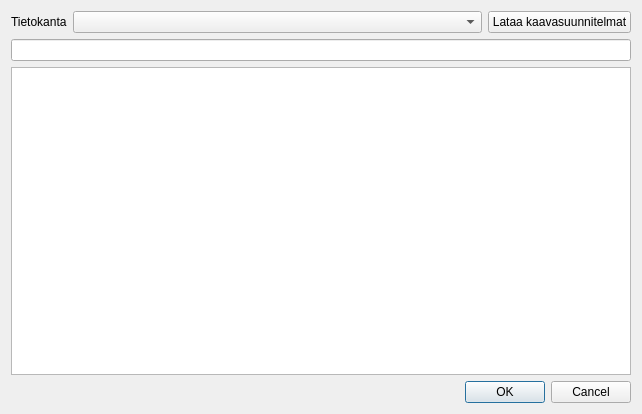
<?xml version="1.0" encoding="UTF-8"?>
<ui version="4.0">
 <class>dialog</class>
 <widget class="QDialog" name="dialog">
  <property name="geometry">
   <rect>
    <x>0</x>
    <y>0</y>
    <width>642</width>
    <height>414</height>
   </rect>
  </property>
  <property name="minimumSize">
   <size>
    <width>440</width>
    <height>360</height>
   </size>
  </property>
  <property name="baseSize">
   <size>
    <width>650</width>
    <height>440</height>
   </size>
  </property>
  <property name="windowTitle">
   <string>Avaa kaavasuunnitelma</string>
  </property>
  <layout class="QVBoxLayout" name="verticalLayout">
   <item>
    <layout class="QHBoxLayout" name="database_layout">
     <item>
      <widget class="QLabel" name="db_label">
       <property name="sizePolicy">
        <sizepolicy hsizetype="Maximum" vsizetype="Preferred">
         <horstretch>0</horstretch>
         <verstretch>0</verstretch>
        </sizepolicy>
       </property>
       <property name="text">
        <string>Tietokanta</string>
       </property>
      </widget>
     </item>
     <item>
      <widget class="QComboBox" name="connections_selection">
       <property name="sizePolicy">
        <sizepolicy hsizetype="Preferred" vsizetype="Fixed">
         <horstretch>0</horstretch>
         <verstretch>0</verstretch>
        </sizepolicy>
       </property>
       <property name="minimumSize">
        <size>
         <width>200</width>
         <height>0</height>
        </size>
       </property>
      </widget>
     </item>
     <item>
      <widget class="QPushButton" name="load_btn">
       <property name="sizePolicy">
        <sizepolicy hsizetype="Maximum" vsizetype="Fixed">
         <horstretch>0</horstretch>
         <verstretch>0</verstretch>
        </sizepolicy>
       </property>
       <property name="text">
        <string>Lataa kaavasuunnitelmat</string>
       </property>
      </widget>
     </item>
    </layout>
   </item>
   <item>
    <widget class="QgsFilterLineEdit" name="search_line_edit">
     <property name="showSearchIcon">
      <bool>true</bool>
     </property>
     <property name="qgisRelation" stdset="0">
      <string notr="true"/>
     </property>
    </widget>
   </item>
   <item>
    <widget class="QTableView" name="plan_table_view">
     <property name="sizePolicy">
      <sizepolicy hsizetype="Expanding" vsizetype="Expanding">
       <horstretch>1</horstretch>
       <verstretch>1</verstretch>
      </sizepolicy>
     </property>
     <property name="baseSize">
      <size>
       <width>0</width>
       <height>0</height>
      </size>
     </property>
     <property name="editTriggers">
      <set>QAbstractItemView::NoEditTriggers</set>
     </property>
    </widget>
   </item>
   <item>
    <widget class="QDialogButtonBox" name="button_box">
     <property name="standardButtons">
      <set>QDialogButtonBox::Cancel|QDialogButtonBox::Ok</set>
     </property>
    </widget>
   </item>
  </layout>
 </widget>
 <customwidgets>
  <customwidget>
   <class>QgsFilterLineEdit</class>
   <extends>QLineEdit</extends>
   <header>qgsfilterlineedit.h</header>
  </customwidget>
 </customwidgets>
 <resources/>
 <connections/>
</ui>
